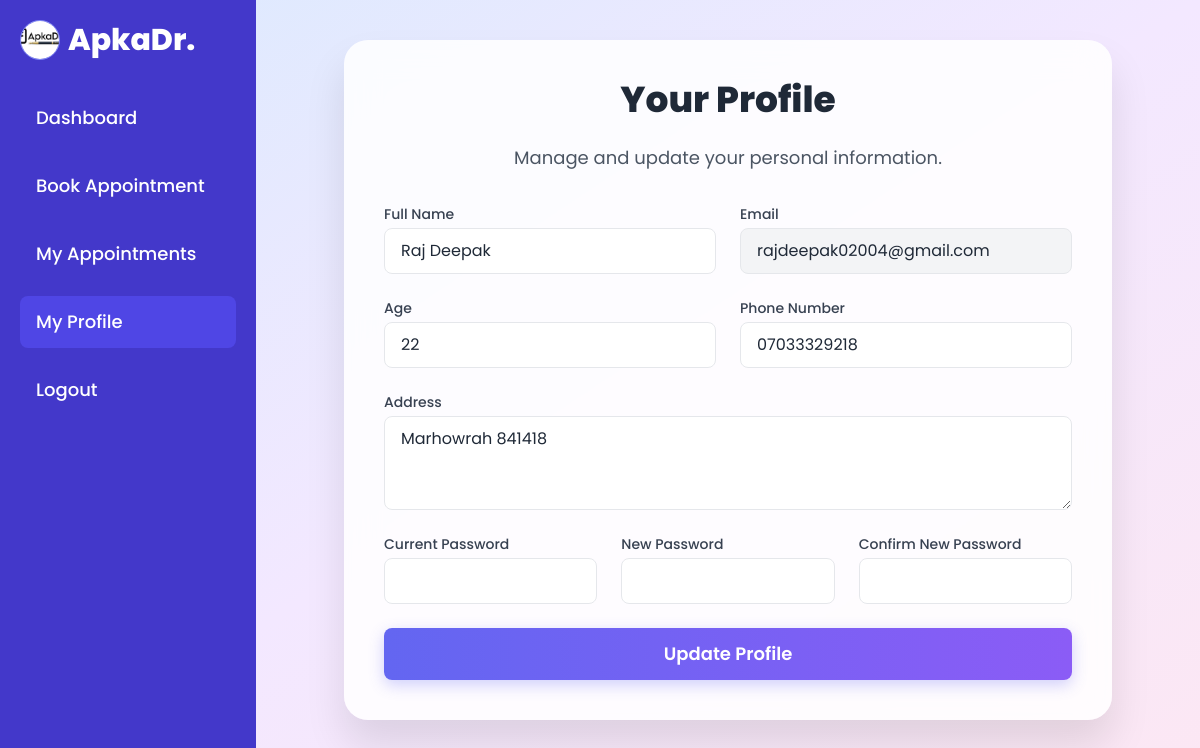
/user/profile (signed in), run on the app's committed database.
### backend/models.py (models this page shows)
class User(db.Model):
    id = db.Column(db.Integer(), primary_key=True)
    fullName = db.Column(db.String(), nullable=False)  # Removed unique=True
    email = db.Column(db.String(), unique=True, nullable=False)
    age = db.Column(db.Integer(), nullable=False)
    phone = db.Column(db.String(), nullable=False)
    address = db.Column(db.String(), nullable=False)
    password = db.Column(db.String(),nullable=False)
    type = db.Column(db.String(), default="general")
    appointments = db.relationship('Appointment', backref='patient', lazy=True, primaryjoin="User.id == Appointment.user_id")

### backend/controllers.py (the view, shortened to what this page needs)
@app.route("/user/profile", methods=["GET", "POST"])
def user_profile():
    if session.get("user_type") != "general":
        flash("Unauthorized access", "danger")
        return redirect(url_for("login_page"))
    user_id = session.get("user_id")
    user = User.query.get_or_404(user_id)
    return render_template("user/user_profile.html", user=user)

### templates/user/user_profile.html (shortened to what this page needs)
<!DOCTYPE html>
<html lang="en">
<head>
    <script src="https://cdn.tailwindcss.com"></script>
</head>
<body class="bg-gradient-to-br from-blue-100 via-purple-100 to-pink-100 min-h-screen flex flex-col">
    <div class="flex flex-1">
        <nav id="sidebar"
            class="sidebar fixed inset-y-0 left-0 bg-indigo-700 text-white w-64 p-5 z-50 md:relative md:translate-x-0">
            <div class="flex justify-between items-center mb-10 md:mb-8">
                <div class="hidden md:flex items-center gap-2">
                    <img src="/static/images/apkadr.logo.jpg" alt="ApkaDr. Logo"
                        class="h-10 w-10 rounded-full object-cover border border-indigo-400">
                    <h4 class="text-3xl font-extrabold">ApkaDr.</h4>
                </div>
            </div>
            <ul class="nav flex flex-col space-y-4">
                <li><a class="nav-link block py-3 px-4 rounded-lg hover:bg-indigo-600 transition duration-200 text-white text-lg font-medium"
                        href="{{ url_for('user_dashboard', user_id=session.get('user_id')) }}">Dashboard</a></li>
                <li><a class="nav-link block py-3 px-4 rounded-lg hover:bg-indigo-600 transition duration-200 text-white text-lg font-medium"
                        href="{{ url_for('search_doctors') }}">Book Appointment</a></li>
                <li><a class="nav-link block py-3 px-4 rounded-lg hover:bg-indigo-600 transition duration-200 text-white text-lg font-medium"
                        href="{{ url_for('my_appointments') }}">My Appointments</a></li>
                <li><a class="nav-link block py-3 px-4 rounded-lg bg-indigo-600 text-white text-lg font-medium"
                        href="{{ url_for('user_profile') }}">My Profile</a></li>
                <li><a class="nav-link block py-3 px-4 rounded-lg hover:bg-indigo-600 transition duration-200 text-white text-lg font-medium"
                        href="{{ url_for('logout') }}">Logout</a></li>
            </ul>
        </nav>
        <main class="flex-1 p-6 md:p-10">
            <div class="card-aesthetic p-6 md:p-10 max-w-3xl mx-auto">
                <h2 class="text-3xl md:text-4xl font-extrabold text-gray-800 mb-6 text-center">Your Profile</h2>
                <p class="text-gray-600 text-lg mb-8 text-center">Manage and update your personal information.</p>
                <form class="space-y-6" method="POST" action="{{ url_for('user_profile') }}"
                    enctype="multipart/form-data">
                    <div class="grid grid-cols-1 md:grid-cols-2 gap-6">
                        <div>
                            <label for="fullName" class="block text-sm font-medium text-gray-700 mb-1">Full Name</label>
                            <input type="text"
                                class="input-aesthetic block w-full px-4 py-2.5 rounded-lg text-gray-800 placeholder-gray-400"
                                id="fullName" name="fullName" value="{{ user.fullName }}" required>
                        </div>
                        <div>
                            <label for="email" class="block text-sm font-medium text-gray-700 mb-1">Email</label>
                            <input type="email"
                                class="input-aesthetic block w-full px-4 py-2.5 rounded-lg text-gray-800 placeholder-gray-400 bg-gray-100 cursor-not-allowed"
                                id="email" name="email" value="{{ user.email }}" readonly>
                        </div>
                    </div>
                    <div class="grid grid-cols-1 md:grid-cols-2 gap-6">
                        <div>
                            <label for="age" class="block text-sm font-medium text-gray-700 mb-1">Age</label>
                            <input type="number" min="0" max="120"
                                class="input-aesthetic block w-full px-4 py-2.5 rounded-lg text-gray-800 placeholder-gray-400"
                                id="age" name="age" value="{{ user.age }}" required>
                        </div>
                        <div>
                            <label for="phone" class="block text-sm font-medium text-gray-700 mb-1">Phone Number</label>
                            <input type="tel"
                                class="input-aesthetic block w-full px-4 py-2.5 rounded-lg text-gray-800 placeholder-gray-400"
                                id="phone" name="phone" value="{{ user.phone }}" required>
                        </div>
                    </div>
                    <div>
                        <label for="address" class="block text-sm font-medium text-gray-700 mb-1">Address</label>
                        <textarea
                            class="input-aesthetic block w-full px-4 py-2.5 rounded-lg text-gray-800 placeholder-gray-400 resize-y"
                            id="address" name="address" rows="3"
                            placeholder="Enter your full address">{{ user.address }}</textarea>
                    </div>
                    <div class="grid grid-cols-1 md:grid-cols-3 gap-6">
                        <div>
                            <label for="current_password" class="block text-sm font-medium text-gray-700 mb-1">Current
                                Password</label>
                            <input type="password" class="input-aesthetic block w-full px-4 py-2.5 rounded-lg"
                                name="current_password" id="current_password">
                        </div>
                        <div>
                            <label for="new_password" class="block text-sm font-medium text-gray-700 mb-1">New
                                Password</label>
                            <input type="password" class="input-aesthetic block w-full px-4 py-2.5 rounded-lg"
                                name="new_password" id="new_password">
                        </div>
                        <div>
                            <label for="confirm_password" class="block text-sm font-medium text-gray-700 mb-1">Confirm
                                New Password</label>
                            <input type="password" class="input-aesthetic block w-full px-4 py-2.5 rounded-lg"
                                name="confirm_password" id="confirm_password">
                        </div>
                    </div>
                    <button type="submit"
                        class="button-aesthetic w-full py-3 rounded-lg text-white text-lg font-semibold focus:outline-none focus:ring-2 focus:ring-offset-2 focus:ring-indigo-500">
                        Update Profile
                    </button>
                </form>
            </div>
        </main>
    </div>
</body>
</html>

### templates/user/user_profile.html (style rules this page uses)
body { font-family: 'Poppins', sans-serif; overflow-x: hidden; }
:root { --apkadr-dark-blue: #1e3a8a; --apkadr-gold: #facc15; --apkadr-black: #343a40; --apkadr-light-gray: #f7f7f7; --apkadr-white: #ffffff; }
.card-aesthetic { background: rgba(255, 255, 255, 0.85); backdrop-filter: blur(16px); border-radius: 1.5rem; box-shadow: 0 25px 40px rgba(0, 0, 0, 0.1); transition: transform 0.3s ease, box-shadow 0.3s ease; }
.input-aesthetic { border: 1px solid #e5e7eb; transition: all 0.3s ease; }
.button-aesthetic { background: linear-gradient(to right, #6366f1, #8b5cf6); transition: all 0.3s ease; box-shadow: 0 5px 15px rgba(99, 102, 241, 0.3); }
.sidebar { transition: transform 0.3s ease-in-out; transform: translateX(-100%); box-shadow: 5px 0 15px rgba(0, 0, 0, 0.1); }
@media (min-width: 768px) { .sidebar { transform: translateX(0); position: relative; box-shadow: none; } }

### data on the page
User: fullName "Raj Deepak", email "rajdeepak02004@gmail.com", age "22", phone "07033329218", address "Marhowrah 841418"
